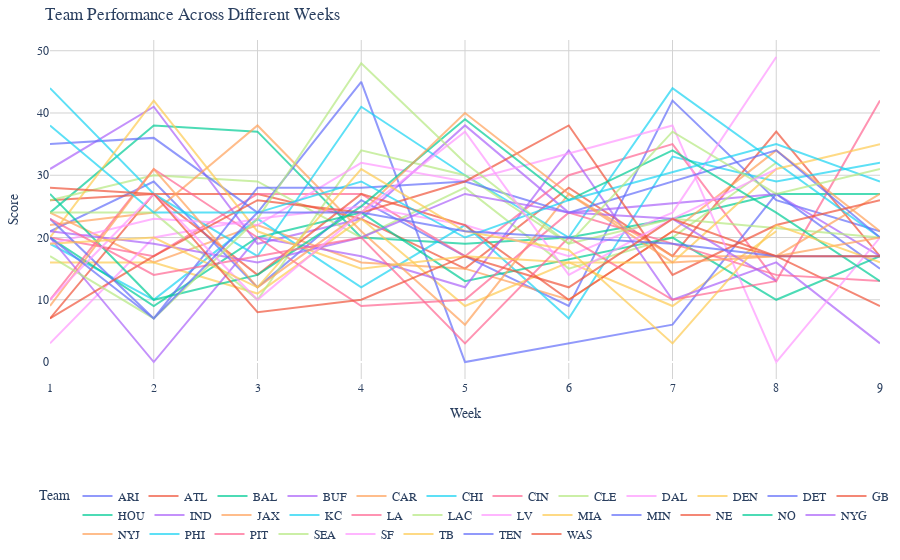

Notebook source saved alongside this figure:
### Markdown cell above
赛季中的队伍表现 - 折线图显示每支球队在赛季不同周次的得分情况

### Code cell
# 将主客队得分合并到一个 DataFrame 中
home_scores = games_data[['season', 'week', 'homeTeamAbbr', 'homeFinalScore']].rename(
    columns={'homeTeamAbbr': 'Team', 'homeFinalScore': 'Score'})
visitor_scores = games_data[['season', 'week', 'visitorTeamAbbr', 'visitorFinalScore']].rename(
    columns={'visitorTeamAbbr': 'Team', 'visitorFinalScore': 'Score'})

# 合并主客队数据
team_scores = pd.concat([home_scores, visitor_scores])

# 根据赛季、周次和队伍分组，并计算得分总和
team_scores = team_scores.groupby(['season', 'week', 'Team']).agg({'Score': 'sum'}).reset_index()

# 获取所有队伍的列表
all_teams = team_scores['Team'].unique()

# 使用Plotly Express创建交互式折线图
fig = px.line(team_scores, x='week', y='Score', color='Team', 
              title='Team Performance Across Different Weeks',
              labels={'week': 'Week', 'Score': 'Score'})

# 设置布局
fig.update_layout(
    legend=dict(orientation='h', yanchor='bottom', y=-0.5, xanchor='center', x=0.5),
    margin=dict(l=20, r=20, t=40, b=20),
    plot_bgcolor='white',
    xaxis=dict(gridcolor='lightgray', title='Week'),
    yaxis=dict(gridcolor='lightgray', title='Score'),
    font=dict(family='Arial', size=12),
    hovermode='x'
)

# 减少所有线条的透明度
fig.for_each_trace(lambda trace: trace.update(opacity=0.7))

# 显示图表
fig.show()

### Figure 1 — Plotly figure (JSON) as saved in the notebook; plotly's stock layout.template omitted (floating-point values rounded to 4 significant figures)
{"data": [{"hovertemplate": "Team=ARI<br>Week=%{x}<br>Score=%{y}<extra></extra>", "legendgroup": "ARI", "line": {"color": "#636efa", "dash": "solid"}, "marker": {"symbol": "circle"}, "mode": "lines", "name": "ARI", "opacity": 0.7, "orientation": "v", "showlegend": true, "type": "scatter", "x": [1, 2, 3, 4, 5, 6, 7, 8, 9], "xaxis": "x", "y": [21, 29, 12, 26, 17, 9, 42, 26, 21], "yaxis": "y"}, {"hovertemplate": "Team=ATL<br>Week=%{x}<br>Score=%{y}<extra></extra>", "legendgroup": "ATL", "line": {"color": "#EF553B", "dash": "solid"}, "marker": {"symbol": "circle"}, "mode": "lines", "name": "ATL", "opacity": 0.7, "orientation": "v", "showlegend": true, "type": "scatter", "x": [1, 2, 3, 4, 5, 6, 7, 8, 9], "xaxis": "x", "y": [26, 27, 27, 23, 15, 28, 17, 37, 17], "yaxis": "y"}, {"hovertemplate": "Team=BAL<br>Week=%{x}<br>Score=%{y}<extra></extra>", "legendgroup": "BAL", "line": {"color": "#00cc96", "dash": "solid"}, "marker": {"symbol": "circle"}, "mode": "lines", "name": "BAL", "opacity": 0.7, "orientation": "v", "showlegend": true, "type": "scatter", "x": [1, 2, 3, 4, 5, 6, 7, 8, 9], "xaxis": "x", "y": [24, 38, 37, 20, 19, 20, 23, 27, 27], "yaxis": "y"}, {"hovertemplate": "Team=BUF<br>Week=%{x}<br>Score=%{y}<extra></extra>", "legendgroup": "BUF", "line": {"color": "#ab63fa", "dash": "solid"}, "marker": {"symbol": "circle"}, "mode": "lines", "name": "BUF", "opacity": 0.7, "orientation": "v", "showlegend": true, "type": "scatter", "x": [1, 2, 3, 4, 5, 6, 8, 9], "xaxis": "x", "y": [31, 41, 19, 23, 38, 24, 27, 17], "yaxis": "y"}, {"hovertemplate": "Team=CAR<br>Week=%{x}<br>Score=%{y}<extra></extra>", "legendgroup": "CAR", "line": {"color": "#FFA15A", "dash": "solid"}, "marker": {"symbol": "circle"}, "mode": "lines", "name": "CAR", "opacity": 0.7, "orientation": "v", "showlegend": true, "type": "scatter", "x": [1, 2, 3, 4, 5, 6, 7, 8, 9], "xaxis": "x", "y": [24, 16, 22, 16, 15, 10, 21, 34, 21], "yaxis": "y"}, {"hovertemplate": "Team=CHI<br>Week=%{x}<br>Score=%{y}<extra></extra>", "legendgroup": "CHI", "line": {"color": "#19d3f3", "dash": "solid"}, "marker": {"symbol": "circle"}, "mode": "lines", "name": "CHI", "opacity": 0.7, "orientation": "v", "showlegend": true, "type": "scatter", "x": [1, 2, 3, 4, 5, 6, 7, 8, 9], "xaxis": "x", "y": [19, 10, 23, 12, 22, 7, 33, 29, 32], "yaxis": "y"}, {"hovertemplate": "Team=CIN<br>Week=%{x}<br>Score=%{y}<extra></extra>", "legendgroup": "CIN", "line": {"color": "#FF6692", "dash": "solid"}, "marker": {"symbol": "circle"}, "mode": "lines", "name": "CIN", "opacity": 0.7, "orientation": "v", "showlegend": true, "type": "scatter", "x": [1, 2, 3, 4, 5, 6, 7, 8, 9], "xaxis": "x", "y": [20, 17, 27, 27, 17, 30, 35, 13, 42], "yaxis": "y"}, {"hovertemplate": "Team=CLE<br>Week=%{x}<br>Score=%{y}<extra></extra>", "legendgroup": "CLE", "line": {"color": "#B6E880", "dash": "solid"}, "marker": {"symbol": "circle"}, "mode": "lines", "name": "CLE", "opacity": 0.7, "orientation": "v", "showlegend": true, "type": "scatter", "x": [1, 2, 3, 4, 5, 6, 7, 8], "xaxis": "x", "y": [26, 30, 29, 20, 28, 15, 20, 32], "yaxis": "y"}, {"hovertemplate": "Team=DAL<br>Week=%{x}<br>Score=%{y}<extra></extra>", "legendgroup": "DAL", "line": {"color": "#FF97FF", "dash": "solid"}, "marker": {"symbol": "circle"}, "mode": "lines", "name": "DAL", "opacity": 0.7, "orientation": "v", "showlegend": true, "type": "scatter", "x": [1, 2, 3, 4, 5, 6, 7, 8], "xaxis": "x", "y": [3, 20, 23, 25, 22, 17, 24, 49], "yaxis": "y"}, {"hovertemplate": "Team=DEN<br>Week=%{x}<br>Score=%{y}<extra></extra>", "legendgroup": "DEN", "line": {"color": "#FECB52", "dash": "solid"}, "marker": {"symbol": "circle"}, "mode": "lines", "name": "DEN", "opacity": 0.7, "orientation": "v", "showlegend": true, "type": "scatter", "x": [1, 2, 3, 4, 5, 6, 7, 8], "xaxis": "x", "y": [16, 16, 11, 23, 9, 16, 9, 21], "yaxis": "y"}, {"hovertemplate": "Team=DET<br>Week=%{x}<br>Score=%{y}<extra></extra>", "legendgroup": "DET", "line": {"color": "#636efa", "dash": "solid"}, "marker": {"symbol": "circle"}, "mode": "lines", "name": "DET", "opacity": 0.7, "orientation": "v", "showlegend": true, "type": "scatter", "x": [1, 2, 3, 4, 5, 7, 8, 9], "xaxis": "x", "y": [35, 36, 24, 45, 0, 6, 27, 15], "yaxis": "y"}, {"hovertemplate": "Team=GB<br>Week=%{x}<br>Score=%{y}<extra></extra>", "legendgroup": "GB", "line": {"color": "#EF553B", "dash": "solid"}, "marker": {"symbol": "circle"}, "mode": "lines", "name": "GB", "opacity": 0.7, "orientation": "v", "showlegend": true, "type": "scatter", "x": [1, 2, 3, 4, 5, 6, 7, 8, 9], "xaxis": "x", "y": [7, 27, 14, 27, 22, 10, 21, 17, 9], "yaxis": "y"}, {"hovertemplate": "Team=HOU<br>Week=%{x}<br>Score=%{y}<extra></extra>", "legendgroup": "HOU", "line": {"color": "#00cc96", "dash": "solid"}, "marker": {"symbol": "circle"}, "mode": "lines", "name": "HOU", "opacity": 0.7, "orientation": "v", "showlegend": true, "type": "scatter", "x": [1, 2, 3, 4, 5, 7, 8, 9], "xaxis": "x", "y": [20, 9, 20, 24, 13, 20, 10, 17], "yaxis": "y"}, {"hovertemplate": "Team=IND<br>Week=%{x}<br>Score=%{y}<extra></extra>", "legendgroup": "IND", "line": {"color": "#ab63fa", "dash": "solid"}, "marker": {"symbol": "circle"}, "mode": "lines", "name": "IND", "opacity": 0.7, "orientation": "v", "showlegend": true, "type": "scatter", "x": [1, 2, 3, 4, 5, 6, 7, 8, 9], "xaxis": "x", "y": [20, 0, 20, 17, 12, 34, 10, 16, 3], "yaxis": "y"}, {"hovertemplate": "Team=JAX<br>Week=%{x}<br>Score=%{y}<extra></extra>", "legendgroup": "JAX", "line": {"color": "#FFA15A", "dash": "solid"}, "marker": {"symbol": "circle"}, "mode": "lines", "name": "JAX", "opacity": 0.7, "orientation": "v", "showlegend": true, "type": "scatter", "x": [1, 2, 3, 4, 5, 6, 7, 8, 9], "xaxis": "x", "y": [22, 24, 38, 21, 6, 27, 17, 17, 27], "yaxis": "y"}, {"hovertemplate": "Team=KC<br>Week=%{x}<br>Score=%{y}<extra></extra>", "legendgroup": "KC", "line": {"color": "#19d3f3", "dash": "solid"}, "marker": {"symbol": "circle"}, "mode": "lines", "name": "KC", "opacity": 0.7, "orientation": "v", "showlegend": true, "type": "scatter", "x": [1, 2, 3, 4, 5, 6, 7, 9], "xaxis": "x", "y": [44, 27, 17, 41, 30, 20, 44, 20], "yaxis": "y"}, {"hovertemplate": "Team=LA<br>Week=%{x}<br>Score=%{y}<extra></extra>", "legendgroup": "LA", "line": {"color": "#FF6692", "dash": "solid"}, "marker": {"symbol": "circle"}, "mode": "lines", "name": "LA", "opacity": 0.7, "orientation": "v", "showlegend": true, "type": "scatter", "x": [1, 2, 3, 4, 5, 6, 8, 9], "xaxis": "x", "y": [10, 31, 20, 9, 10, 24, 14, 13], "yaxis": "y"}, {"hovertemplate": "Team=LAC<br>Week=%{x}<br>Score=%{y}<extra></extra>", "legendgroup": "LAC", "line": {"color": "#B6E880", "dash": "solid"}, "marker": {"symbol": "circle"}, "mode": "lines", "name": "LAC", "opacity": 0.7, "orientation": "v", "showlegend": true, "type": "scatter", "x": [1, 2, 3, 4, 5, 6, 7, 9], "xaxis": "x", "y": [24, 24, 10, 34, 30, 19, 23, 20], "yaxis": "y"}, {"hovertemplate": "Team=LV<br>Week=%{x}<br>Score=%{y}<extra></extra>", "legendgroup": "LV", "line": {"color": "#FF97FF", "dash": "solid"}, "marker": {"symbol": "circle"}, "mode": "lines", "name": "LV", "opacity": 0.7, "orientation": "v", "showlegend": true, "type": "scatter", "x": [1, 2, 3, 4, 5, 7, 8, 9], "xaxis": "x", "y": [19, 23, 22, 32, 29, 38, 0, 20], "yaxis": "y"}, {"hovertemplate": "Team=MIA<br>Week=%{x}<br>Score=%{y}<extra></extra>", "legendgroup": "MIA", "line": {"color": "#FECB52", "dash": "solid"}, "marker": {"symbol": "circle"}, "mode": "lines", "name": "MIA", "opacity": 0.7, "orientation": "v", "showlegend": true, "type": "scatter", "x": [1, 2, 3, 4, 5, 6, 7, 8, 9], "xaxis": "x", "y": [20, 42, 21, 15, 17, 16, 16, 31, 35], "yaxis": "y"}, {"hovertemplate": "Team=MIN<br>Week=%{x}<br>Score=%{y}<extra></extra>", "legendgroup": "MIN", "line": {"color": "#636efa", "dash": "solid"}, "marker": {"symbol": "circle"}, "mode": "lines", "name": "MIN", "opacity": 0.7, "orientation": "v", "showlegend": true, "type": "scatter", "x": [1, 2, 3, 4, 5, 6, 8, 9], "xaxis": "x", "y": [23, 7, 28, 28, 29, 24, 34, 20], "yaxis": "y"}, {"hovertemplate": "Team=NE<br>Week=%{x}<br>Score=%{y}<extra></extra>", "legendgroup": "NE", "line": {"color": "#EF553B", "dash": "solid"}, "marker": {"symbol": "circle"}, "mode": "lines", "name": "NE", "opacity": 0.7, "orientation": "v", "showlegend": true, "type": "scatter", "x": [1, 2, 3, 4, 5, 6, 7, 8, 9], "xaxis": "x", "y": [7, 17, 26, 24, 29, 38, 14, 22, 26], "yaxis": "y"}, {"hovertemplate": "Team=NO<br>Week=%{x}<br>Score=%{y}<extra></extra>", "legendgroup": "NO", "line": {"color": "#00cc96", "dash": "solid"}, "marker": {"symbol": "circle"}, "mode": "lines", "name": "NO", "opacity": 0.7, "orientation": "v", "showlegend": true, "type": "scatter", "x": [1, 2, 3, 4, 5, 6, 7, 8, 9], "xaxis": "x", "y": [27, 10, 14, 25, 39, 26, 34, 24, 13], "yaxis": "y"}, {"hovertemplate": "Team=NYG<br>Week=%{x}<br>Score=%{y}<extra></extra>", "legendgroup": "NYG", "line": {"color": "#ab63fa", "dash": "solid"}, "marker": {"symbol": "circle"}, "mode": "lines", "name": "NYG", "opacity": 0.7, "orientation": "v", "showlegend": true, "type": "scatter", "x": [1, 2, 3, 4, 5, 6, 7, 8], "xaxis": "x", "y": [21, 19, 16, 20, 27, 24, 23, 13], "yaxis": "y"}, {"hovertemplate": "Team=NYJ<br>Week=%{x}<br>Score=%{y}<extra></extra>", "legendgroup": "NYJ", "line": {"color": "#FFA15A", "dash": "solid"}, "marker": {"symbol": "circle"}, "mode": "lines", "name": "NYJ", "opacity": 0.7, "orientation": "v", "showlegend": true, "type": "scatter", "x": [1, 2, 3, 4, 5, 6, 7, 8, 9], "xaxis": "x", "y": [9, 31, 12, 24, 40, 27, 16, 17, 20], "yaxis": "y"}, {"hovertemplate": "Team=PHI<br>Week=%{x}<br>Score=%{y}<extra></extra>", "legendgroup": "PHI", "line": {"color": "#19d3f3", "dash": "solid"}, "marker": {"symbol": "circle"}, "mode": "lines", "name": "PHI", "opacity": 0.7, "orientation": "v", "showlegend": true, "type": "scatter", "x": [1, 2, 3, 4, 5, 6, 8, 9], "xaxis": "x", "y": [38, 24, 24, 29, 20, 26, 35, 29], "yaxis": "y"}, {"hovertemplate": "Team=PIT<br>Week=%{x}<br>Score=%{y}<extra></extra>", "legendgroup": "PIT", "line": {"color": "#FF6692", "dash": "solid"}, "marker": {"symbol": "circle"}, "mode": "lines", "name": "PIT", "opacity": 0.7, "orientation": "v", "showlegend": true, "type": "scatter", "x": [1, 2, 3, 4, 5, 6, 7, 8], "xaxis": "x", "y": [23, 14, 17, 20, 3, 20, 10, 13], "yaxis": "y"}, {"hovertemplate": "Team=SEA<br>Week=%{x}<br>Score=%{y}<extra></extra>", "legendgroup": "SEA", "line": {"color": "#B6E880", "dash": "solid"}, "marker": {"symbol": "circle"}, "mode": "lines", "name": "SEA", "opacity": 0.7, "orientation": "v", "showlegend": true, "type": "scatter", "x": [1, 2, 3, 4, 5, 6, 7, 8, 9], "xaxis": "x", "y": [17, 7, 23, 48, 32, 19, 37, 27, 31], "yaxis": "y"}, {"hovertemplate": "Team=SF<br>Week=%{x}<br>Score=%{y}<extra></extra>", "legendgroup": "SF", "line": {"color": "#FF97FF", "dash": "solid"}, "marker": {"symbol": "circle"}, "mode": "lines", "name": "SF", "opacity": 0.7, "orientation": "v", "showlegend": true, "type": "scatter", "x": [1, 2, 3, 4, 5, 6, 7, 8], "xaxis": "x", "y": [10, 27, 10, 24, 37, 14, 23, 31], "yaxis": "y"}, {"hovertemplate": "Team=TB<br>Week=%{x}<br>Score=%{y}<extra></extra>", "legendgroup": "TB", "line": {"color": "#FECB52", "dash": "solid"}, "marker": {"symbol": "circle"}, "mode": "lines", "name": "TB", "opacity": 0.7, "orientation": "v", "showlegend": true, "type": "scatter", "x": [1, 2, 3, 4, 5, 6, 7, 8, 9], "xaxis": "x", "y": [19, 20, 12, 31, 21, 18, 3, 22, 16], "yaxis": "y"}, {"hovertemplate": "Team=TEN<br>Week=%{x}<br>Score=%{y}<extra></extra>", "legendgroup": "TEN", "line": {"color": "#636efa", "dash": "solid"}, "marker": {"symbol": "circle"}, "mode": "lines", "name": "TEN", "opacity": 0.7, "orientation": "v", "showlegend": true, "type": "scatter", "x": [1, 2, 3, 4, 5, 7, 8, 9], "xaxis": "x", "y": [20, 7, 24, 24, 21, 19, 17, 17], "yaxis": "y"}, {"hovertemplate": "Team=WAS<br>Week=%{x}<br>Score=%{y}<extra></extra>", "legendgroup": "WAS", "line": {"color": "#EF553B", "dash": "solid"}, "marker": {"symbol": "circle"}, "mode": "lines", "name": "WAS", "opacity": 0.7, "orientation": "v", "showlegend": true, "type": "scatter", "x": [1, 2, 3, 4, 5, 6, 7, 8, 9], "xaxis": "x", "y": [28, 27, 8, 10, 17, 12, 23, 17, 17], "yaxis": "y"}], "layout": {"font": {"family": "Arial", "size": 12}, "hovermode": "x", "legend": {"orientation": "h", "title": {"text": "Team"}, "tracegroupgap": 0, "x": 0.5, "xanchor": "center", "y": -0.5, "yanchor": "bottom"}, "margin": {"b": 20, "l": 20, "r": 20, "t": 40}, "plot_bgcolor": "white", "title": {"text": "Team Performance Across Different Weeks"}, "xaxis": {"anchor": "y", "domain": [0, 1], "gridcolor": "lightgray", "title": {"text": "Week"}}, "yaxis": {"anchor": "x", "domain": [0, 1], "gridcolor": "lightgray", "title": {"text": "Score"}}}}
